Frame 1 (no input): blank canvas, image omitted
Frame 60 (no input): blank canvas, image omitted
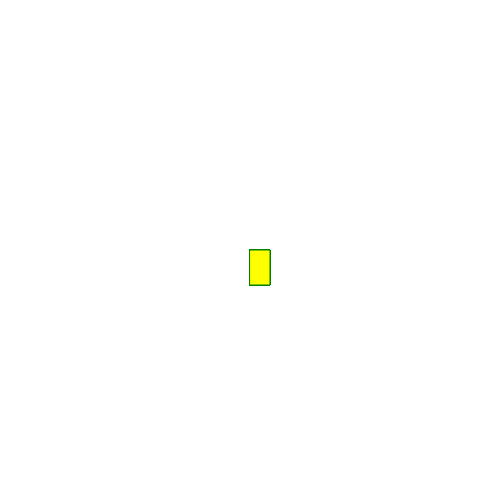
Frame 120 (the mouse pressed at the canvas centre since frame 60)

The p5.js sketch whose frames 1 and 60 were blank and that drew this single picture after the mouse press (run headless with seeded random() and noise() and a simulated clock; from frame 60 on, the mouse is pressed at the canvas centre):

// p5.js sketch
// ── sketch.js
function setup() {
    createCanvas(500, 500);
    background("white")
}

function draw() {
    stroke("green");
    fill("yellow");


    if (mouseIsPressed) {
        rect(mouseX, mouseY, 20, 35);
    }
}
